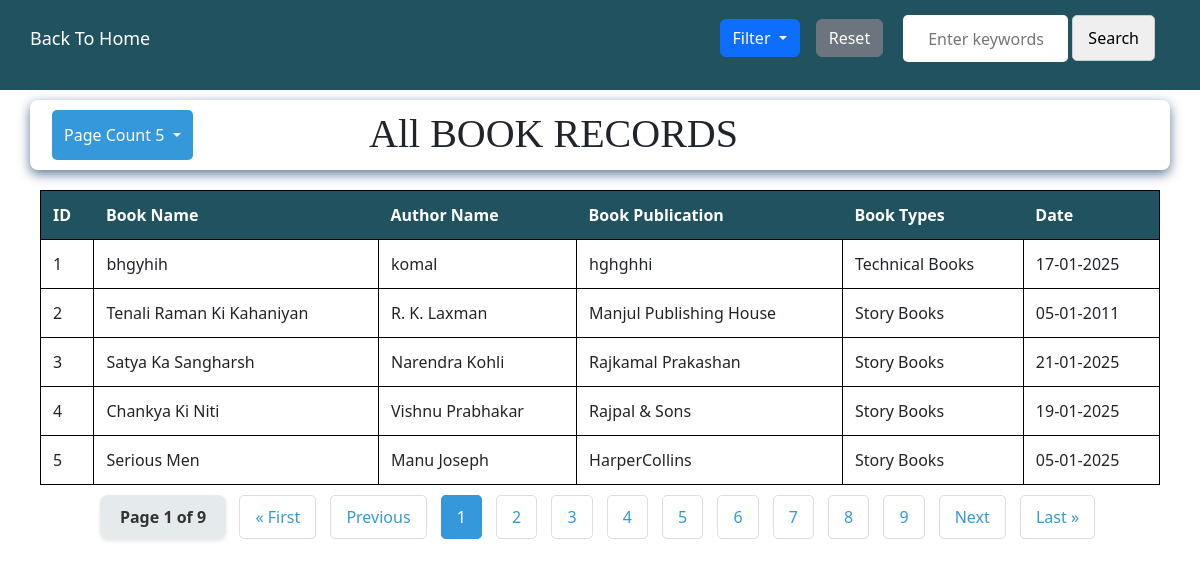
The page /allrecords on the database its author committed.
### myapp/models.py (models this page shows, shortened)
class user(models.Model):
    id = models.AutoField(primary_key=True)
    book= models.CharField(max_length=30)
    author= models.CharField(max_length=30)
    publication= models.CharField(max_length=45)
    booktypes = models.CharField(max_length=45)
    date= models.DateField()
    updated_at = models.DateTimeField(auto_now=True)
    class Meta:
        ordering = ['-id']  # Default ordering by ID

### myapp/views.py (the view, shortened to what this page needs)
# urls.py: path('allrecords', views.allrecords, name='allrecords'),
def allrecords(request):
    query = request.GET.get('search', '')  # Get the search keyword from the input field
    filter_option = request.GET.get('filter', '')
    try:
        records_per_page = int(request.GET.get('records_per_page', 5))  # Default to 5 if not set or invalid
    except ValueError:
        records_per_page = 5  # Fallback to default if conversion fails
    users = user.objects.all().order_by('-id')  # Fetch all tasks
    if filter_option == 'published_before_2024':  # Published Before 2024
        users = users.filter(date__lt='2024-01-01')
    elif filter_option == 'published_after_2024':  # Published After 2024
        users = users.filter(date__gte='2024-01-01')
    elif filter_option == 'Religious Books':  # Filter by Religious book type
        users = users.filter(booktypes__icontains='Religious Books')
    elif filter_option == 'Technical Books':  # Filter by technical Books book type
        users = users.filter(booktypes__icontains='Technical Books')
    elif filter_option == 'Novel Books':  # Filter by Novel Books book type
        users = users.filter(booktypes__icontains='Novel Books')
    elif filter_option == 'Story Books':  # Filter by Novel Books book type
        users = users.filter(booktypes__icontains='Story Books')
    records_per_page = int(request.GET.get('records_per_page', 5))  # Default is 5 if no value is provided
    paginator = Paginator(users, records_per_page)  # Records per page based on user selection
    page_number = request.GET.get('page')  # Get the current page number from the query params
    page_obj = paginator.get_page(page_number)  # Get the tasks for the current page
    for idx, user_obj in enumerate(page_obj.object_list, start=1):
        user_obj.display_id = idx
    start_index = (page_obj.number - 1 )* records_per_page
    return render(request, 'allrecords.html', {
        'users': page_obj,
        'search': query,
        'filter': filter_option,
        'records_per_page': records_per_page,
        'start_index': start_index})

### myapp/templates/allrecords.html (shortened to what this page needs)
<!DOCTYPE html>
<html lang="en">
<head>
</head>
<body>
    <nav style="height: 90px;">
        <div  style="display: flex; align-items: center; gap: 20px;">
            <a href="{% url 'index' %}" style="margin-bottom: 40px;  margin-right: 10px;">Back To Home</a>
            <form action="{% url 'allrecords' %}" method="get" style="display: flex; align-items: center; gap: 10px; margin-left: auto;">
                    <div class="d-flex justify-content-center">
                        <div class="dropdown dropdown-hover me-3">
                            <button data-bs-toggle="dropdown"
                                class="btn btn-primary dropdown-toggle" type="button" id="dropdownMenuButton"
                                data-mdb-toggle="dropdown" aria-expanded="false">
                                Filter
                            </button>
                        </div>
                        <button type="button" class="btn btn-secondary" style="margin-bottom: 10px;" onclick="window.location.href='/allrecords'">
                            Reset
                        </button>
                    </div>
            </form>
            <form action="{% url 'index' %}" method="get"onsubmit="disableSearchButton()">
                <input type="text" style="width: 165px; height: 47px; border-radius: 5px; border: none; padding-left: 25px;" id="searchInput"
                 placeholder="Enter keywords" name="search" value="{{ search }}" required> &nbsp;
                <input type="submit" id="searchButton" value="Search">
            </form>
        </div>
    </nav>
    <div class="container" style="height: 70px;">
        <form action="{% url 'allrecords' %}" method="get" class="mb-4">
            <div class="dropdown dropdown-hover me-3" style="margin-left: 10px;">
                    <button data-bs-toggle="dropdown" class="btn btn-secondary dropdown-toggle" type="button"
                    id="dropdownMenuButton" style="background-color: white; color: white; background-color: #3498db; margin-bottom: 10px; height: 50px; border: none; border-radius: 5px;"
                    data-mdb-toggle="dropdown" aria-expanded="false">
                    Page Count  {{ records_per_page|default:5 }}
                </button>&nbsp;&nbsp;
            </div>
            <h1 style="margin-right: 420px; font-family: 'Times New Roman', Times, serif;">All BOOK RECORDS</h1>
        </form>
    </div>
    {% if not users %}
    <p style="text-align: center; color: #888;">No records found. Try adjusting your filters or search terms.</p>
    {% else %}
        <div class="table-container" style="margin-left: 40px; margin-right: 40px;">
            <table style="border: 1px solid black; border-collapse: collapse;">
                <thead>
                    <tr style="border: 1px solid black; border-collapse: collapse;">
                        <th>ID</th>
                        <th>Book Name</th>
                        <th>Author Name</th>
                        <th>Book Publication</th>
                        <th>Book Types</th>
                        <th>Date</th>
                    </tr>
                </thead>
                <tbody>
                    {% for i in users %}
                    <tr style="border: 1px solid black; border-collapse: collapse;">
                        <td scope="row" style="border: 1px solid black; border-collapse: collapse;">{{ users.start_index|add:forloop.counter0 }}</td>
                        <td style="border: 1px solid black; border-collapse: collapse;">{{ i.book }}</td>
                        <td style="border: 1px solid black; border-collapse: collapse;">{{ i.author }}</td>
                        <td style="border: 1px solid black; border-collapse: collapse;">{{ i.publication }}</td>
                        <td style="border: 1px solid black; border-collapse: collapse;">{{ i.booktypes }}</td>
                        <td style="border: 1px solid black; border-collapse: collapse;">{{ i.date|date:'d-m-Y' }}</td>
                    </tr>
                    {% endfor %}
                </tbody>
            </table>
        </div>
<div class="pagination">
    <div class="page-info" style="margin-top: -10px;">
        Page {{ users.number }} of {{ users.paginator.num_pages }}
    </div>
    <div class="pagination-links">
    {% if users.has_previous %}
        <a href="?page=1&search={{ search }}&filter={{ filter }}&records_per_page={{ records_per_page }}">« First</a>
        <a href="?page={{ users.previous_page_number }}&search={{ search }}&filter={{ filter }}&records_per_page={{ records_per_page }}">Previous</a>
    {% else %}
        <a class="disabled">« First</a>
        <a class="disabled">Previous</a>
        {% endif %}
        {% for num in users.paginator.page_range %}
        {% if users.number == num %}
        <a class="active">{{ num }}</a>
        {% else %}
            <a href="?page={{ num }}&search={{ search }}&filter={{ filter }}&records_per_page={{ records_per_page }}">{{ num }}</a>
            {% endif %}
    {% endfor %}
    {% if users.has_next %}
        <a href="?page={{ users.next_page_number }}&search={{ search }}&filter={{ filter }}&records_per_page={{ records_per_page }}">Next</a>
        <a href="?page={{ users.paginator.num_pages }}&search={{ search }}&filter={{ filter }}&records_per_page={{ records_per_page }}">Last »</a>
    {% else %}
        <a class="disabled">Next</a>
        <a class="disabled">Last »</a>
        {% endif %}
    </div>
</div>
{% endif %}
<link href="https://cdn.jsdelivr.net/npm/bootstrap@5.3.0-alpha1/dist/css/bootstrap.min.css" rel="stylesheet">
<link href="https://cdn.jsdelivr.net/npm/bootstrap@5.3.0/dist/css/bootstrap.min.css" rel="stylesheet">
</body>
</html>

### myapp/templates/allrecords.html (style rules this page uses)
body { font-family: Arial, sans-serif; margin: 0; padding: 0; background-color: #f4f4f9; }
nav { background-color: #215260; padding: 15px 30px; color: white; }
nav a { color: white; text-decoration: none; margin-right: 30px; font-size: 18px; }
.container { width: 80%; margin: 10px auto; background-color: white; padding: 10px; border-radius: 8px; box-shadow: 0 4px 12px rgba(68, 99, 138, 0.864); }
h1 { color: #34495e; text-align: center; margin-bottom: 20px; }
form { display: flex; justify-content: space-between; margin-bottom: 30px; flex-wrap: wrap; }
input[type="search"], select, input[type="submit"], .reset-btn { padding: 10px 15px; font-size: 16px; margin-right: 15px; margin-bottom: 10px; border-radius: 5px; border: 1px solid #ccc; }
table { width: 100%; border-collapse: collapse; margin-top: 20px; }
th, td { padding: 12px; text-align: left; border-bottom: 1px solid #ddd; }
th { background-color: #215260; color: white; }
.btn, .btn-danger { padding: 8px 16px; color: white; text-decoration: none; border-radius: 4px; }
.btn { background-color: #0911aa; }
.pagination { display: flex; justify-content: center; list-style-type: none; padding: 0; margin-top: 30px; }
.pagination { display: flex; justify-content: center; margin: 20px 0; }
.pagination a { color: #3498db; text-decoration: none; padding: 10px 15px; border: 1px solid #ddd; margin: 0 5px; border-radius: 5px; }
.pagination a.active { background-color: #3498db; color: white; border-color: #3498db; }
.page-info { font-size: 16px; font-weight: 600; color: #333; background-color:rgba(186, 200, 208, 0.382); padding: 10px 20px; border-radius: 8px; box-shadow: 0 2px 4px rgba(0, 0, 0, 0.1); text-align: center; }

### rows shown on the page
user: start_index|add "1", book "bhgyhih", author "komal", publication "hghghhi", booktypes "Technical Books", date "17-01-2025"
user: start_index|add "2", book "Tenali Raman Ki Kahaniyan", author "R. K. Laxman", publication "Manjul Publishing House", booktypes "Story Books", date "05-01-2011"
user: start_index|add "3", book "Satya Ka Sangharsh", author "Narendra Kohli", publication "Rajkamal Prakashan", booktypes "Story Books", date "21-01-2025"
user: start_index|add "4", book "Chankya Ki Niti", author "Vishnu Prabhakar", publication "Rajpal & Sons", booktypes "Story Books", date "19-01-2025"
user: start_index|add "5", book "Serious Men", author "Manu Joseph", publication "HarperCollins", booktypes "Story Books", date "05-01-2025"

### other values the page prints
{{ records_per_page|default:5 }} "5"
{{ users.number }} "1"
{{ users.paginator.num_pages }} "9"
{{ num }} "1"
{{ num }} "2" "3" "4" "5" "6" "7" "8" "9"
